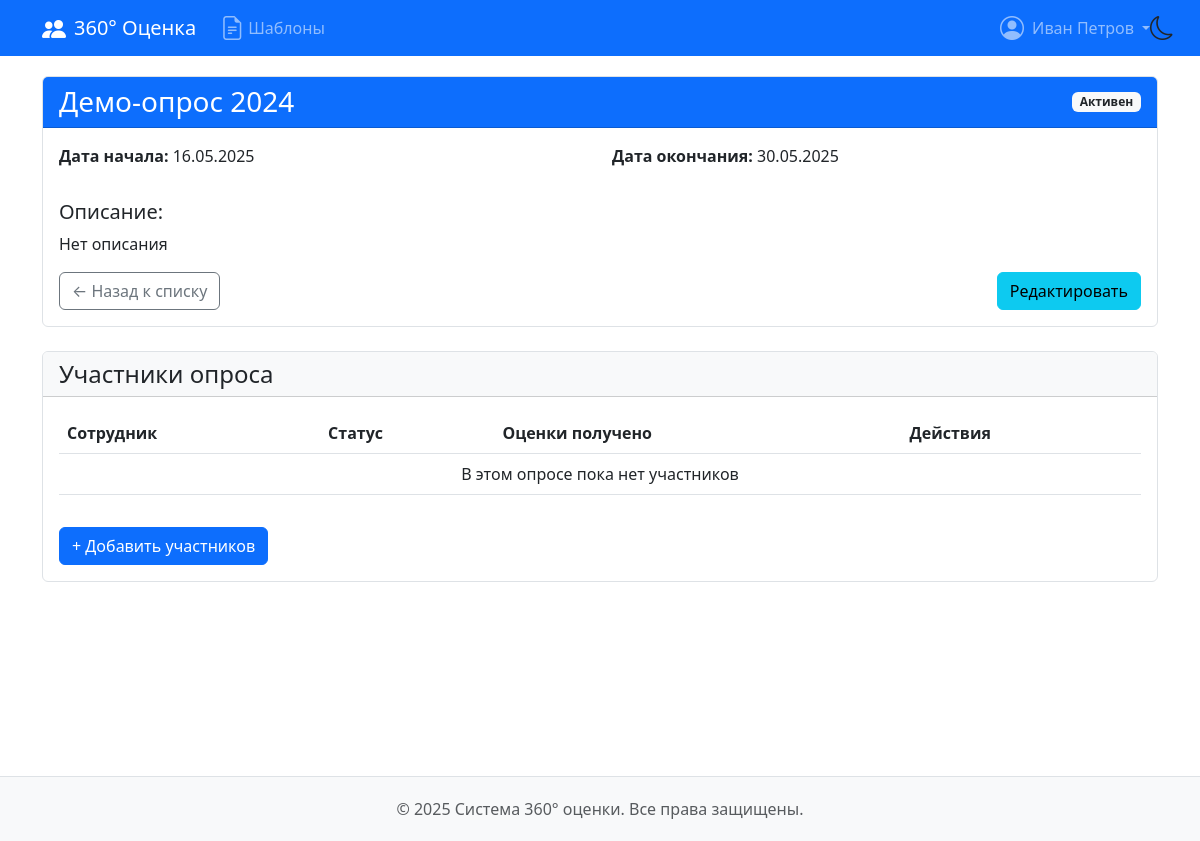
The page /surveys/1/ (signed in) on the database its author committed.
### feedback360/models.py (models this page shows, shortened)
class User(AbstractUser):
    position = models.CharField(max_length=100, blank=True, null=True)
    department = models.CharField(max_length=100, blank=True, null=True)

class Survey(models.Model):
    name = models.CharField(_('Название опроса'), max_length=255)
    description = models.TextField(_('Описание'), blank=True)
    template = models.ForeignKey(
        SurveyTemplate,
        on_delete=models.SET_NULL,
        null=True,
        blank=True,
        verbose_name=_('Основан на шаблоне')
    )
    start_date = models.DateField(_('Дата начала'))
    end_date = models.DateField(_('Дата окончания'))
    created_by = models.ForeignKey(
        User,
        on_delete=models.CASCADE,
        verbose_name=_('Создатель')
    )
    created_at = models.DateTimeField(_('Дата создания'), auto_now_add=True)
    STATUS_CHOICES = [
        ('draft', _('Черновик')),
        ('active', _('Активен')),
        ('completed', _('Завершен')),
    ]
    status = models.CharField(
        _('Статус'),
        max_length=10,
        choices=STATUS_CHOICES,
        default='draft'
    )
    class Meta:
        verbose_name = _('Опрос')
        verbose_name_plural = _('Опросы')
        ordering = ['-created_at']

### feedback360/views.py (the view)
# urls.py: path('surveys/<int:pk>/', views.SurveyDetailView.as_view(), name='survey_detail'),
class SurveyDetailView(LoginRequiredMixin, DetailView):
    model = Survey
    template_name = 'feedback360/survey_detail.html'
    context_object_name = 'survey'
    def get_context_data(self, **kwargs):
        context = super().get_context_data(**kwargs)
        survey = self.object
        existing_users = survey.respondents.values_list('user_id', flat=True)
        context['available_users'] = User.objects.exclude(id__in=existing_users)
        context['is_admin'] = user_has_admin_access(self.request.user)
        return context

### feedback360/mixins.py (called while the page is built)
def user_has_admin_access(user):
    return user.is_authenticated and (
        user.is_superuser
        or user.userrole_set.filter(
            role__name__in=['Администратор', 'Руководитель']
        ).exists()
    )

### feedback360/templates/feedback360/survey_detail.html (shortened to what this page needs)
{% extends 'feedback360/base.html' %}
{% block content %}
<div class="card mb-4">
    <div class="card-header bg-primary text-white">
        <div class="d-flex justify-content-between align-items-center">
            <h3 class="mb-0">{{ survey.name }}</h3>
            <span class="badge bg-light text-dark">
                {{ survey.get_status_display }}
            </span>
        </div>
    </div>
    <div class="card-body">
        <div class="row mb-3">
            <div class="col-md-6">
                <p><strong>Дата начала:</strong> {{ survey.start_date|date:"d.m.Y" }}</p>
            </div>
            <div class="col-md-6">
                <p><strong>Дата окончания:</strong> {{ survey.end_date|date:"d.m.Y" }}</p>
            </div>
        </div>
        <div class="mb-3">
            <h5>Описание:</h5>
            <p>{{ survey.description|default:"Нет описания" }}</p>
        </div>
        <div class="d-flex justify-content-between">
            <a href="{% url 'survey_list' %}" class="btn btn-outline-secondary">
                ← Назад к списку
            </a>
            <div>
                <a href="{% url 'survey_update' pk=survey.id %}" class="btn btn-info">Редактировать</a>
            </div>
        </div>
    </div>
</div>
<div class="card">
    <div class="card-header bg-light">
        <h4 class="mb-0">Участники опроса</h4>
    </div>
    <div class="card-body">
        <div class="table-responsive">
            <table class="table table-hover">
                <thead>
                    <tr>
                        <th>Сотрудник</th>
                        <th>Статус</th>
                        <th>Оценки получено</th>
                        <th>Действия</th>
                    </tr>
                </thead>
                <tbody>
                    {% for respondent in survey.respondents.all %}
                    <tr>
                        <td>
                            {{ respondent.user.get_full_name }}
                            <br>
                            <small class="text-muted">{{ respondent.user.position }}</small>
                        </td>
                        <td>
                            <span class="badge
                                {% if respondent.status == 'completed' %}bg-success
                                {% elif respondent.status == 'in_progress' %}bg-warning
                                {% else %}bg-secondary{% endif %}">
                                {{ respondent.get_status_display }}
                            </span>
                        </td>
                        <td>
                            {{ respondent.responses.count }}/{{ respondent.raters.count }}
                        </td>
                        <td>
                            <a href="{% url 'assign_raters' respondent.id %}" class="btn btn-sm btn-outline-primary">
                                Назначить оценивающих
                            </a>
                        </td>
                    </tr>
                    {% empty %}
                    <tr>
                        <td colspan="4" class="text-center">
                            В этом опросе пока нет участников
                        </td>
                    </tr>
                    {% endfor %}
                </tbody>
            </table>
        </div>
        <div class="mt-3">
            {% if is_admin %}
            <button class="btn btn-primary" data-bs-toggle="modal" data-bs-target="#addRespondentModal">
                + Добавить участников
            </button>
            {% endif %}
        </div>
    </div>
</div>
{% endblock %}

### feedback360/templates/feedback360/base.html (shortened to what this page needs)
<!DOCTYPE html>
{% load static %}
<html lang="ru">
<head>
    <link href="https://cdn.jsdelivr.net/npm/bootstrap@5.3.0/dist/css/bootstrap.min.css" rel="stylesheet">
    <link rel="stylesheet" href="https://cdn.jsdelivr.net/npm/bootstrap-icons@1.11.1/font/bootstrap-icons.css">
    <link rel="stylesheet" href="{% static 'css/styles.css' %}">
</head>
<body>
    <div class="theme-switcher">
        <button id="theme-toggle" class="theme-btn">
            <i id="theme-icon" class="bi bi-moon"></i>
        </button>
    </div>
    <nav class="navbar navbar-expand-lg navbar-dark">
        <div class="container">
            <a class="navbar-brand" href="{% url 'dashboard' %}">
                <i class="bi bi-people-fill me-2"></i>360° Оценка
            </a>
            <div class="collapse navbar-collapse" id="mainNav">
                <ul class="navbar-nav me-auto">
                    {% if user.is_superuser %}
                    <li class="nav-item">
                        <a class="nav-link d-flex align-items-center" href="{% url 'template_list' %}">
                            <i class="bi bi-file-earmark-text me-1"></i>Шаблоны
                        </a>
                    </li>
                    {% else %}
                    <li class="nav-item">
                        <a class="nav-link d-flex align-items-center" href="{% url 'survey_list' %}">
                            <i class="bi bi-list-check me-1"></i>Мои опросы
                        </a>
                    </li>
                    {% endif %}
                </ul>
                <ul class="navbar-nav">
                    {% if user.is_authenticated %}
                    <li class="nav-item dropdown">
                        <a class="nav-link dropdown-toggle d-flex align-items-center"
                           href="#"
                           role="button"
                           data-bs-toggle="dropdown"
                           aria-expanded="false">
                            <i class="bi bi-person-circle me-2"></i>{{ user.get_full_name }}
                        </a>
                    </li>
                    {% else %}
                    <li class="nav-item">
                        <a class="nav-link d-flex align-items-center" href="{% url 'login' %}">
                            <i class="bi bi-box-arrow-in-right me-1"></i>Войти
                        </a>
                    </li>
                    {% endif %}
                </ul>
            </div>
        </div>
    </nav>
    <main class="container main-content">
        {% block content %}{% endblock %}
    </main>
    <footer class="text-center">
        <div class="container">
            <p class="mb-0 text-muted">
                &copy; {% now "Y" %} Система 360° оценки. Все права защищены.
            </p>
        </div>
    </footer>
</body>
</html>

### feedback360/static/css/styles.css (style rules this page uses)
.navbar-nav { list-style: none; padding-left: 0; }
.nav-link { display: flex !important; align-items: center; padding: 0.5rem 1rem; }
.dropdown-toggle::after { margin-left: 0.5em; vertical-align: middle; }
.bi { font-size: 1.1rem; line-height: 1; vertical-align: -0.125em; }
.main-content { min-height: calc(100vh - 120px); padding-top: 20px; padding-bottom: 40px; }
.card-header { font-weight: 500; }

### feedback360/templates/feedback360/base.html (style rules this page uses)
:root { --bg-color: #ffffff; --text-color: #212529; --card-bg: #ffffff; --card-border: #dee2e6; --primary-color: #0d6efd; --navbar-bg: #0d6efd; --footer-bg: #f8f9fa; --list-group-bg: #ffffff; --list-group-border: rgba(0, 0, 0, 0.125); --list-group-hover-bg: #f8f9fa; --list-group-secondary-bg: #e9ecef; --list-group-text: #212529; }
body { background-color: var(--bg-color); color: var(--text-color); transition: background-color 0.3s, color 0.3s; }
.navbar { background-color: var(--navbar-bg) !important; }
.card { background-color: var(--card-bg); border-color: var(--card-border); }
footer { background-color: var(--footer-bg) !important; border-top-color: var(--card-border) !important; }
.theme-switcher { position: fixed; top: 6px; right: 20px; z-index: 1000; }
.theme-btn { background: none; border: none; font-size: 1.5rem; cursor: pointer; color: var(--text-color); transition: transform 0.3s; }
.table-responsive { overflow-x: auto; }
footer { padding: 20px 0; margin-top: 40px; border-top: 1px solid var(--card-border); }
.navbar-nav { list-style: none; padding-left: 0; }
.nav-link { display: flex !important; align-items: center; padding: 0.5rem 1rem; }
.dropdown-toggle::after { margin-left: 0.5em; vertical-align: middle; }
.bi { font-size: 1.5rem; line-height: 1; vertical-align: -0.125em; }

### rows shown on the page
User: get_full_name "Иван Петров"
Survey: name "Демо-опрос 2024", status "Активен", start_date "16.05.2025", end_date "30.05.2025", description "Нет описания"
